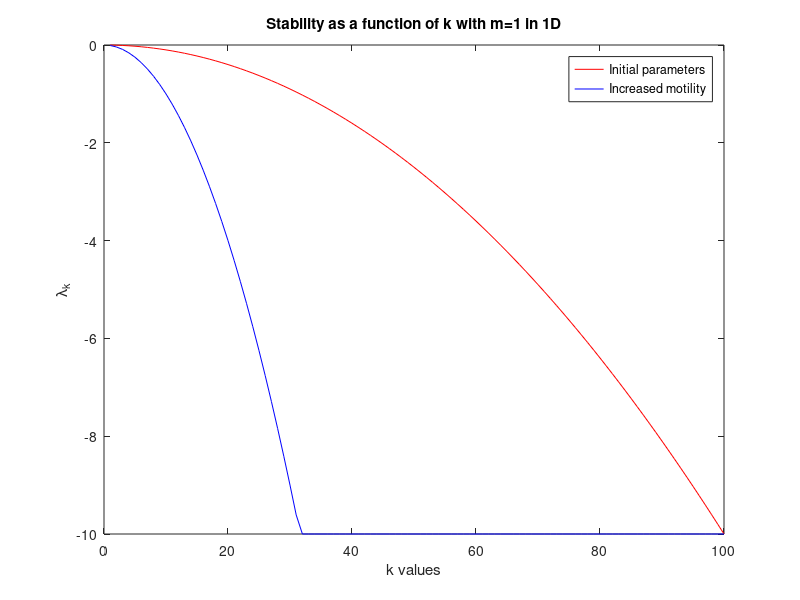

Here is the MATLAB script that generated this plot:
% Linear stability analysis of the model of the article
% Plot of Lambda_k as a function of n
% If negative, a_k->0, otherwise a_k grows exponentially

% Parameters
dn=0.001;
dm=0.001;
dn_mot=0.01; %increased motility
dm_mot=0.01;
gamma=0.005;
eta=10;
alpha=0.1;
beta=0;
epsilon=0.01;

% Other parameters
m=1; % Choosen value at steady state
n=beta*m/alpha; % =0 because beta=0
k=1:100;
lam_k=zeros(size(k));
lam_k_mot=zeros(size(k));

for i=1:length(k)
    % Jacobian matrices
    Jr= [0, 0, 0;
        0, -eta*m, 0;
        alpha, 0,-beta];
    Jt= [dn, -gamma*n, 0;
        0, 0, 0;
        0, 0, dm];
    Jt_mot= [dn_mot, -gamma*n, 0;
        0, 0, 0;
        0, 0, dm_mot];

    % Lambda_k
    eigenvalues= eig(Jr-k(i)^2*Jt);
    eigenvalues_mot= eig(Jr-k(i)^2*Jt_mot);
    lam_k(i)=max(real(eigenvalues));
    lam_k_mot(i)=max(real(eigenvalues_mot));
end

% Plot
figure;
plot(k, lam_k, 'r');
hold on;
plot(k, lam_k_mot, 'b');
ylim([-10,0]);
title('Stability as a function of k with m=1 in 1D');
xlabel('k values');
ylabel('\lambda_k');
legend('Initial parameters', 'Increased motility', 'Location', 'northeast');
hold off;

saveas(gcf, 'lin_stab_analysis.png');
